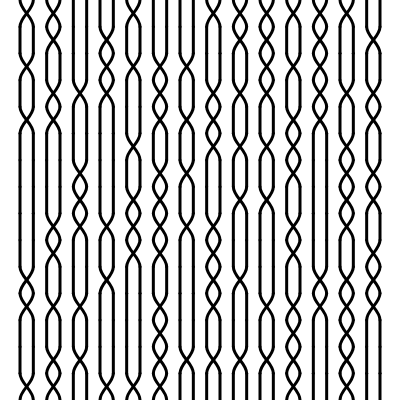
Frame 1 (no input)
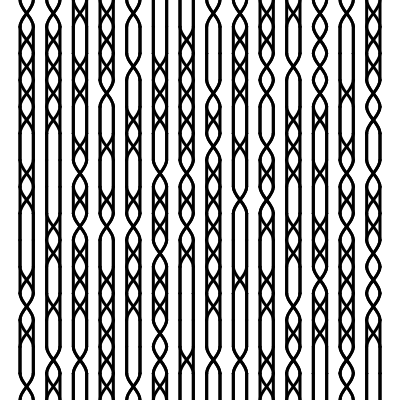
Frame 2 (the mouse pressed at the canvas centre, redrawn once)

The p5.js sketch that drew these frames (run headless with seeded random() and noise() and a simulated clock; the mouse was pressed at the canvas centre and the sketch redrawn once):

// p5.js sketch
// ── sketch.js
const size = 400;
const steps = 15;
const tile_size = size / steps;

function setup() {
    createCanvas(size, size);
    strokeWeight(3);
}

function drawTile() {
    const x = tile_size / 4;
    const curve = 10;
    if (random([true, false])) {
        line(x, 0, x, tile_size);
        line(x * 3, 0, x * 3, tile_size);
    } else {
        bezier(
            x, 0,                  // anchor 1
            x, curve,                 // control 1
            x * 3, tile_size - curve, // control 2
            x * 3, tile_size       // anchor 2
        );
        bezier(
            x * 3, 0,          // anchor 1
            x * 3, curve,         // control 1
            x, tile_size - curve, // control 2
            x, tile_size       // anchor 2
        );
    }
}

function draw() {
    noLoop();
    translate(tile_size / 2, 0);
    for (let x = 0; x < steps - 1; x++) {
        for (let y = 0; y < steps; y++) {
            push();
            translate(tile_size * x, tile_size * y);
            drawTile();
            pop();
        }
    }
}
